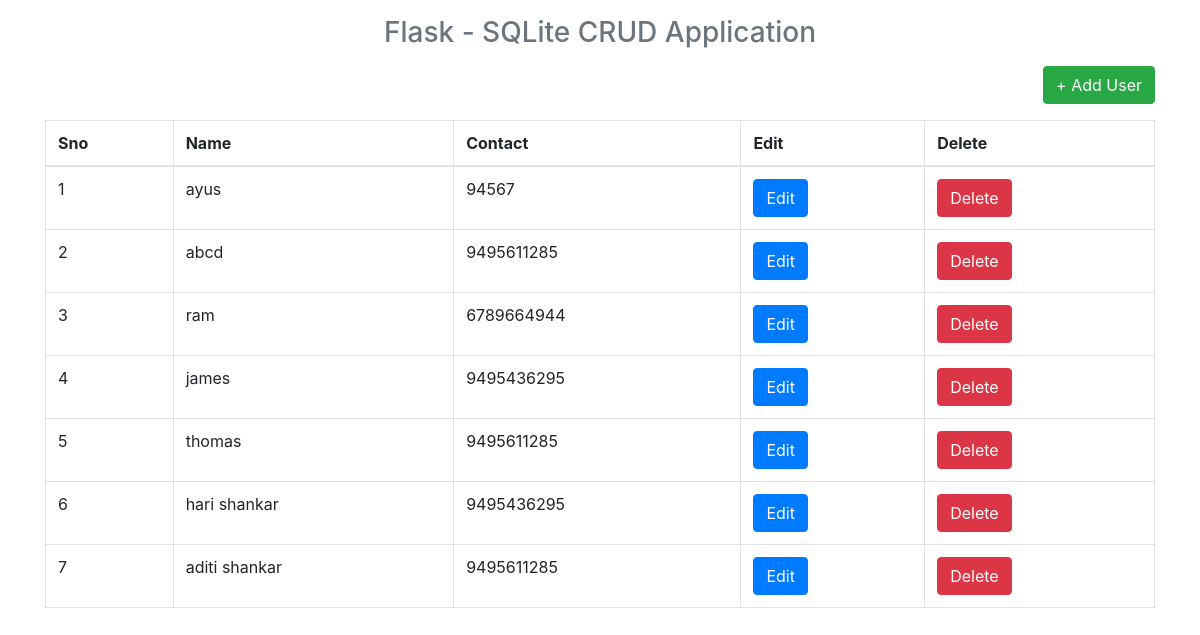
/index, run on the app's committed database.
### tables this page shows
CREATE TABLE "users" (
	"UID"	INTEGER,
	"UNAME"	TEXT,
	"CONTACT"	TEXT,
	PRIMARY KEY("UID" AUTOINCREMENT)
);

### app.py (the view)
@app.route("/")
@app.route("/index")
def index():
    con=sql.connect("db_crud.db")
    con.row_factory=sql.Row
    cur=con.cursor()
    cur.execute("select * from users")
    data=cur.fetchall()
    return render_template("index.html",datas=data)

### templates/index.html
{% extends 'layout.html' %}
{% block body %}
<h3 class="text-center text-muted mb-3">Flask - SQLite CRUD Application</h3>
<p class="text-right"><a href='{{url_for("add_user")}}' class="btn btn-success"> + Add User</a></p>
<table class="table table-bordered">
    <thead>
    <th>Sno</th>
    <th>Name</th>
    <th>Contact</th>
    <th>Edit</th>
    <th>Delete</th>
    </thead>
    <tbody>
    {% for row in datas %}
    <tr>
        <td>{{loop.index}}</td>
        <td>{{row.UNAME}}</td>
        <td>{{row.CONTACT}}</td>
        <td><a href='{{url_for("edit_user",uid=row.UID)}}' class="btn btn-primary">Edit</a></td>
        <td><a href='{{url_for("delete_user",uid=row.UID)}}' class="btn btn-danger" onclick='return confirm ("Are you sure ")'>Delete</a></td>
    </tr>
    {% endfor %}
    </tbody>
</table>
{% endblock %}

### templates/layout.html (shortened to what this page needs)
<html>
<head>
        <link rel="stylesheet" href="https://maxcdn.bootstrapcdn.com/bootstrap/4.0.0/css/bootstrap.min.css">
</head>
<body>
<div class="container pt-3 ">
    {% block body %}
    {% endblock %}
</div>
</body>
</html>

### data on the page
users: UNAME "ayus", CONTACT "94567"
users: UNAME "abcd", CONTACT "9495611285"
users: UNAME "ram", CONTACT "6789664944"
users: UNAME "james", CONTACT "9495436295"
users: UNAME "thomas", CONTACT "9495611285"
users: UNAME "hari shankar", CONTACT "9495436295"
users: UNAME "aditi shankar", CONTACT "9495611285"
